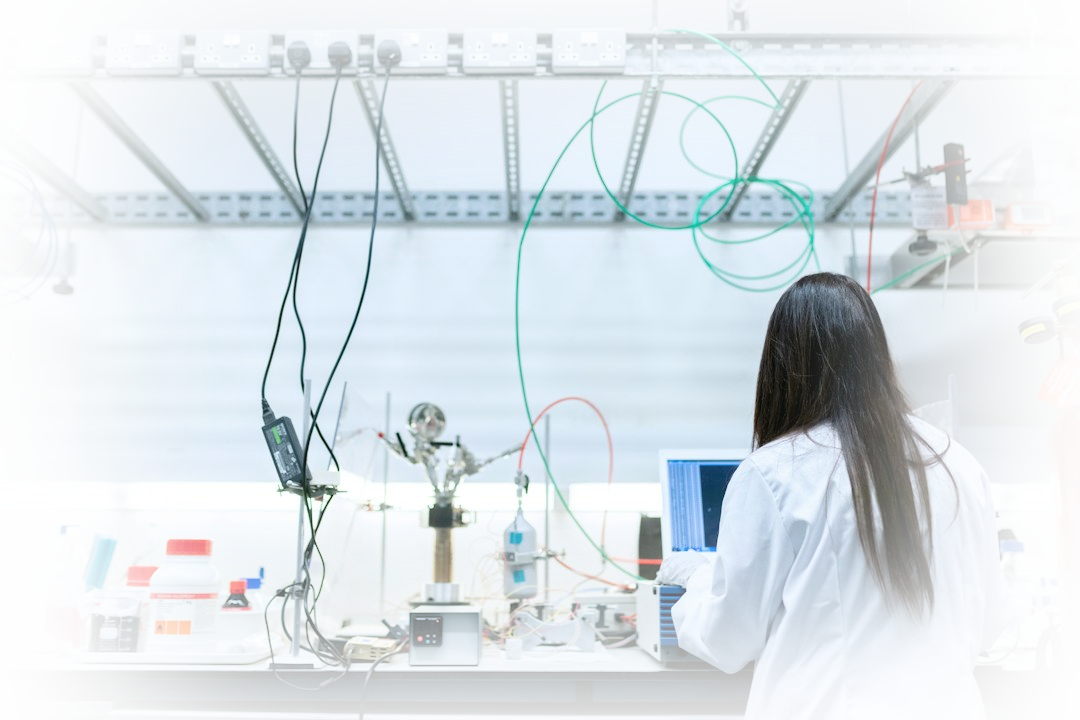
#> input picture images/faded_0_slide_6_card_1.png, 1080 x 720 px
$ python -i render_ppt.py   (imports and definitions only)
#> lines starting #> are read from the running program, lines starting #| are printed output that depends on the picture
import json
import os
import re

# ===== pptx =====
from pptx import Presentation
from pptx.util import Inches, Pt
from pptx.enum.shapes import MSO_SHAPE
from pptx.enum.text import PP_ALIGN, MSO_ANCHOR
from pptx.dml.color import RGBColor
from pptx.enum.shapes import MSO_CONNECTOR
from pptx.enum.dml import MSO_LINE
from pptx.oxml.ns import qn

# ===== pillow =====
from PIL import Image # 需要pip install pillow
from PIL import ImageDraw, ImageFilter # 引入图像滤镜库

# ===== lxml =====
from lxml import etree

# 配置
INPUT_JSON = "optimized.json"
TEMPLATE = "template.pptx"
OUTPUT = "final_presentation.pptx"

# 定义宏变量
current_part = "" # 当前部分的名称

# ===== 颜色设置部分 =====
## 渐变调色板
CARD_COLORS = [
    (0x1F, 0x4E, 0x79),   # 深蓝
    (0x4A, 0x90, 0xD9),   # 天蓝
    (0x8E, 0x24, 0x8E),   # 紫色
    (0xE6, 0x7E, 0x22),   # 橙色
    (0x27, 0xAE, 0x60),   # 绿色
    (0xC0, 0x39, 0x2B),   # 红色
]

## 映射 AI 输出的颜色字符串到 RGB
HIGHLIGHT_COLORS = {
    "red":    (0xE7, 0x4C, 0x3C),
    "blue":   (0x34, 0x98, 0xDB),
    "green":  (0x2E, 0xCC, 0x71),
    "orange": (0xE6, 0x7E, 0x22),
    "purple": (0x9B, 0x59, 0xB6),
    "gray":   (0x95, 0xA5, 0xA6),
    "black":  (0x33, 0x33, 0x33) # 默认
}

# ===========================================
# ===== 通用工具函数（画卡片、画文字等）=====
# ===========================================

# ===== 文字函数 =====

## 1.1 字体设置函数
# 全局默认字体
DEFAULT_FONT = "宋体"

# [266 lines left out: functions set_run_font, draw_textbox, draw_highlighted_text, draw_card, draw_rectangle, draw_rectangle_mask and 5 more, not called in this run]

## 3.2 边缘羽化函数
def create_faded_image(image_path, output_path, fade_width_ratio=0.15):
    """生成边缘渐变透明的图片"""
#> called with image_path = '../images/faded_0_slide_6_card_1.png', output_path = 'out.png', fade_width_ratio = 0.15
    try:
        # 1.打开图片并转换为 RGBA 模式（支持透明通道）
        img = Image.open(image_path).convert("RGBA")
#> img is the input picture: PIL image 1080x720 RGBA; mean R, G, B, A 172.7, 187, 196.7, 124
        w, h = img.size
#> w = 1080; h = 720

        # 2.创建一个全黑的蒙版（L模式）
        mask = Image.new("L", (w, h), 0)
#> mask: PIL image 1080x720 L; every value is 0
        draw = ImageDraw.Draw(mask)

        # 3.计算边缘淡化的像素宽度
        fade_w = int(w * fade_width_ratio)
#> fade_w = 162
        fade_h = int(h * fade_width_ratio)
#> fade_h = 108

        # 4.在中心画一个实心白色矩形，四周留出fade宽度
        draw.rectangle(
            [fade_w, fade_h, w - fade_w, h - fade_h],
            fill=255
        )

        # 5.对蒙版进行高斯模糊，产生渐变过渡
        mask = mask.filter(ImageFilter.GaussianBlur(fade_w // 2))
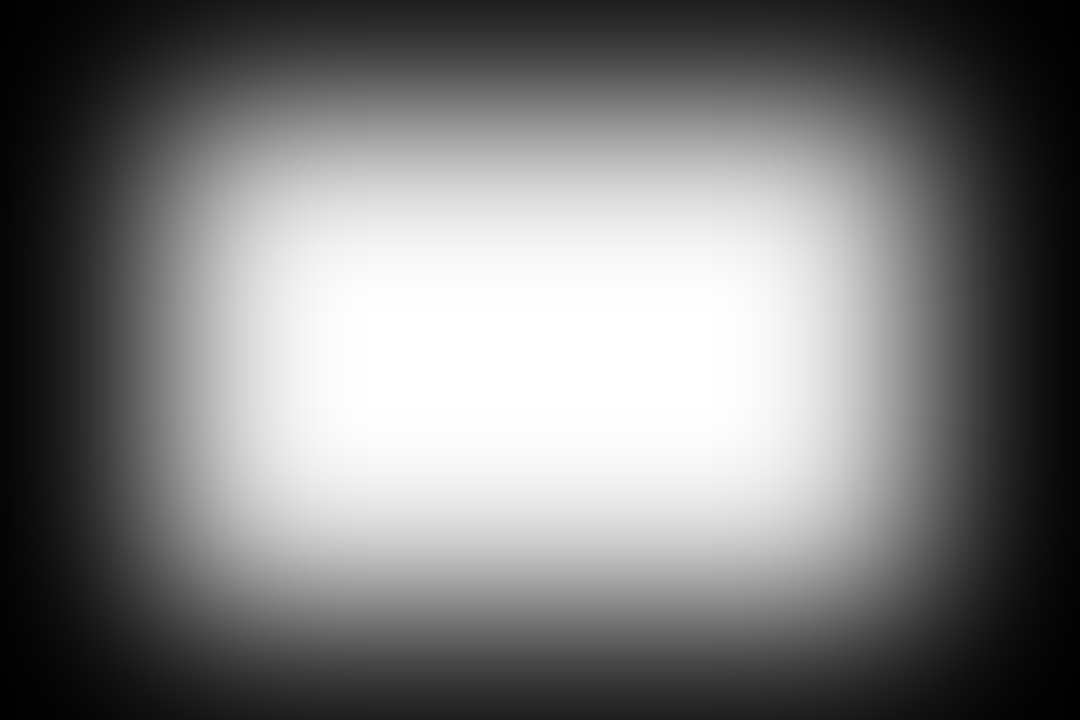
#> mask: PIL image 1080x720 L; min 0, max 255, mean 124

        # 6.将处理好的蒙版应用到原图的Alpha通道
        img.putalpha(mask)

        # 7.保存为PNG（必须带透明通道）
        img.save(output_path, "PNG")
        return True
    except Exception as e:
        print(f"图片羽化失败: {e}")
        return False

# 3.3 阴影绘制函数
# [421 lines left out: functions add_shadow_to_picture, bring_to_front, send_to_back, add_center_cropped_picture, add_shadow_to_shape, layout_cover and 6 more, not called in this run]

# 定义宏
## 定义layout参数
LAYOUT_DISPATCHER = {
    "cover":          layout_cover,
    "title_bullets":  layout_title_bullets,
    "parallel_cards": layout_parallel_cards,
    "left_right":     layout_left_right,
    "timeline":       layout_timeline,
    # "chart":          layout_chart,
    "quote":          layout_quote,
    "section":        layout_section,
}

# 主流程
## 读取JSON
# [2 lines not run here, left out]

## 设定幻灯片大小（16:9，采用Inches转换）
# [1 line that did not run here, left out]
# [1 line that did not run here, left out]
# [1 line that did not run here, left out]

# [47 lines not run here, left out]

>>> result = create_faded_image('../images/faded_0_slide_6_card_1.png', 'out.png')
